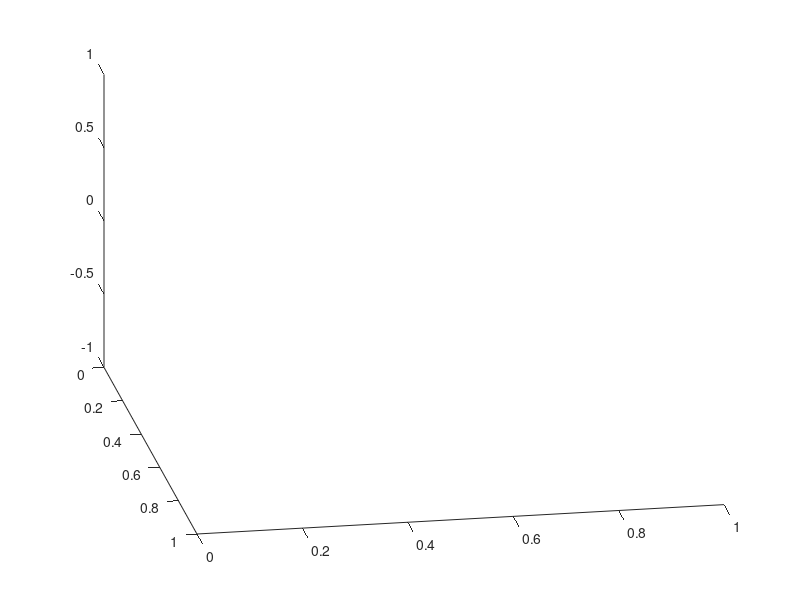
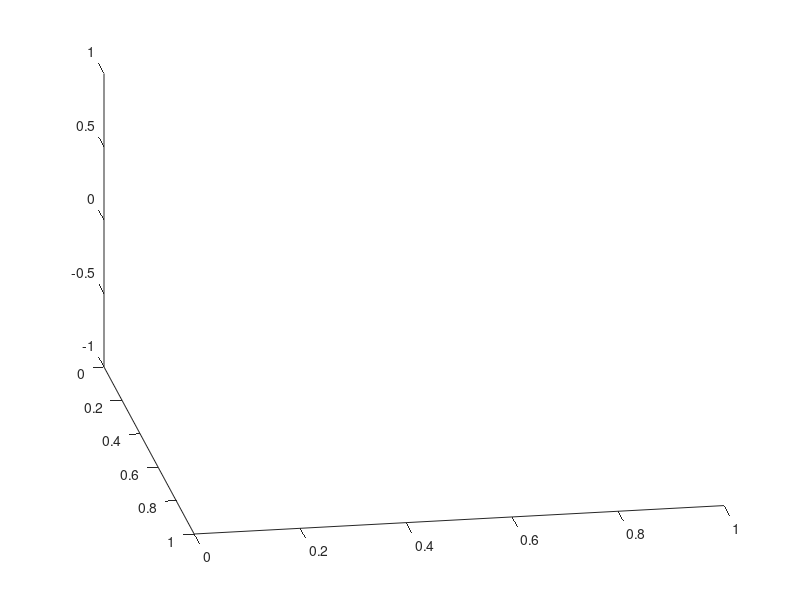
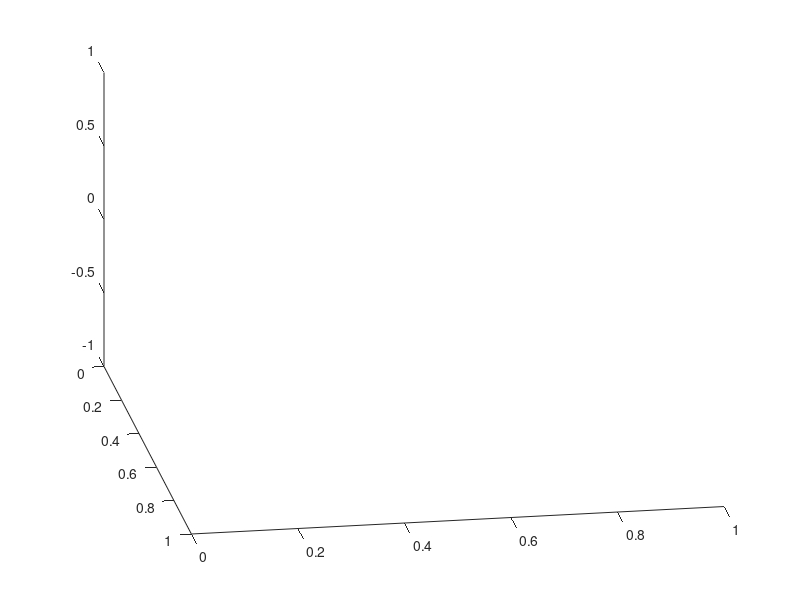
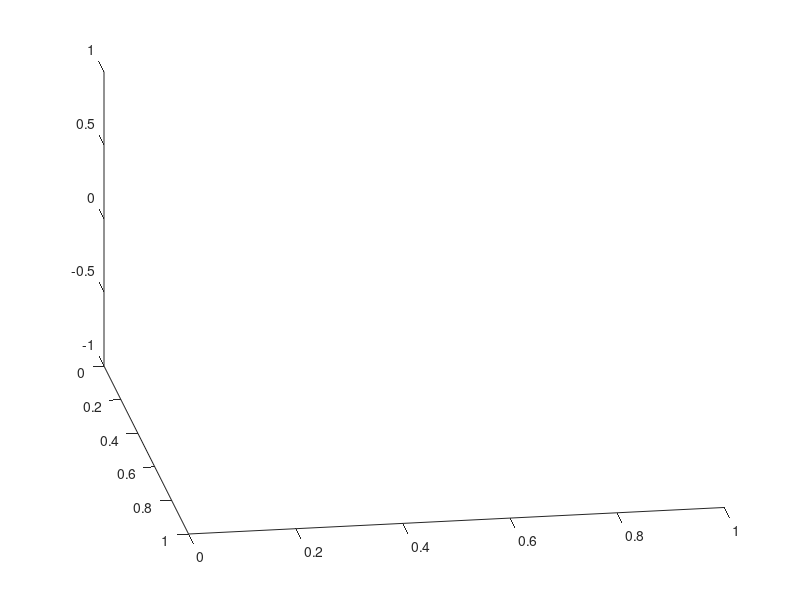

Reproduce these figures in MATLAB, in order.
fps = 30degrees = 360duration = 35azimuth_i = 80elevation = 30frames = duration * fpsincrement = degrees / framesangles = [azimuth_i:increment:(azimuth_i + degrees)];for i = angles  %figure ("visible", "off");  %if i >= 360    view(mod(i,360), elevation)    %sleep(0.5)    name = strcat('frames/', mat2str(i*10), '.png')    print(name, '-dpng', '-mono', '-S1920,1080')  %endif  endfor
